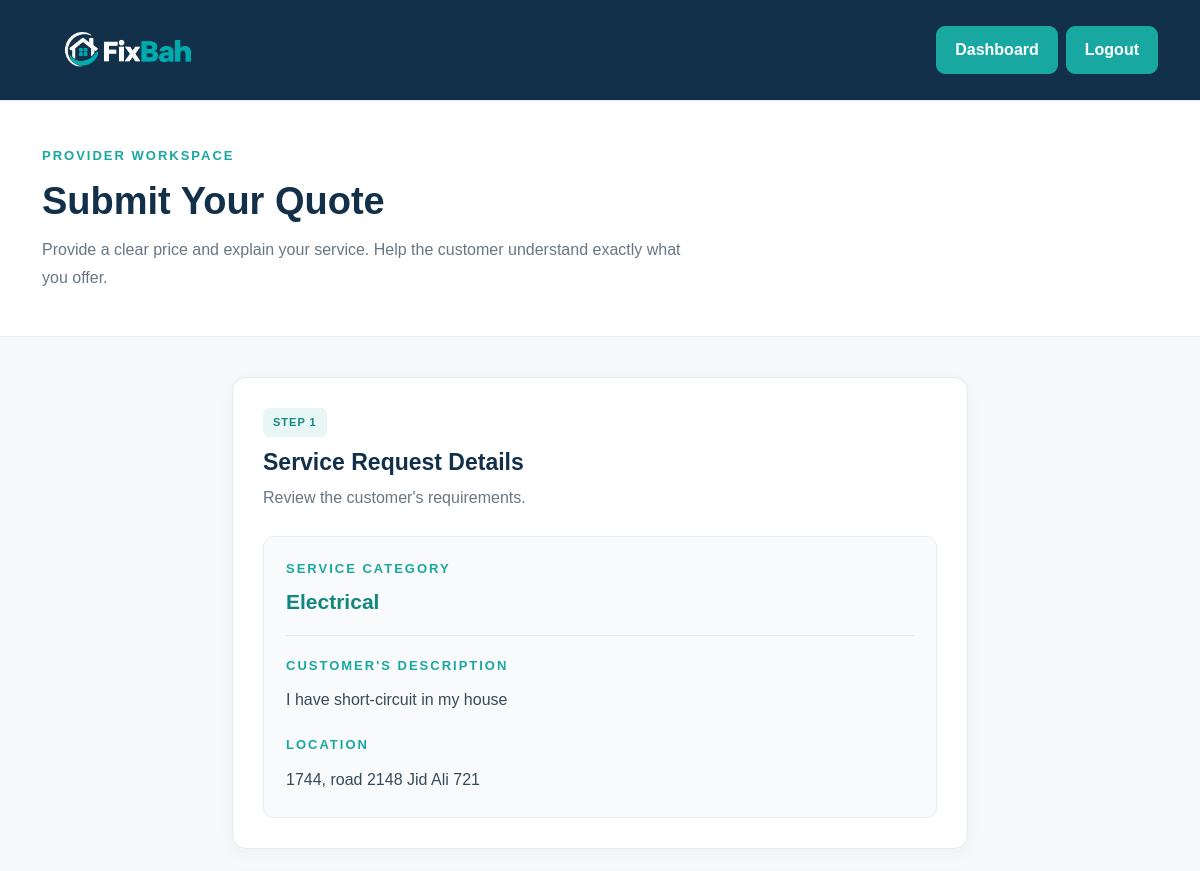
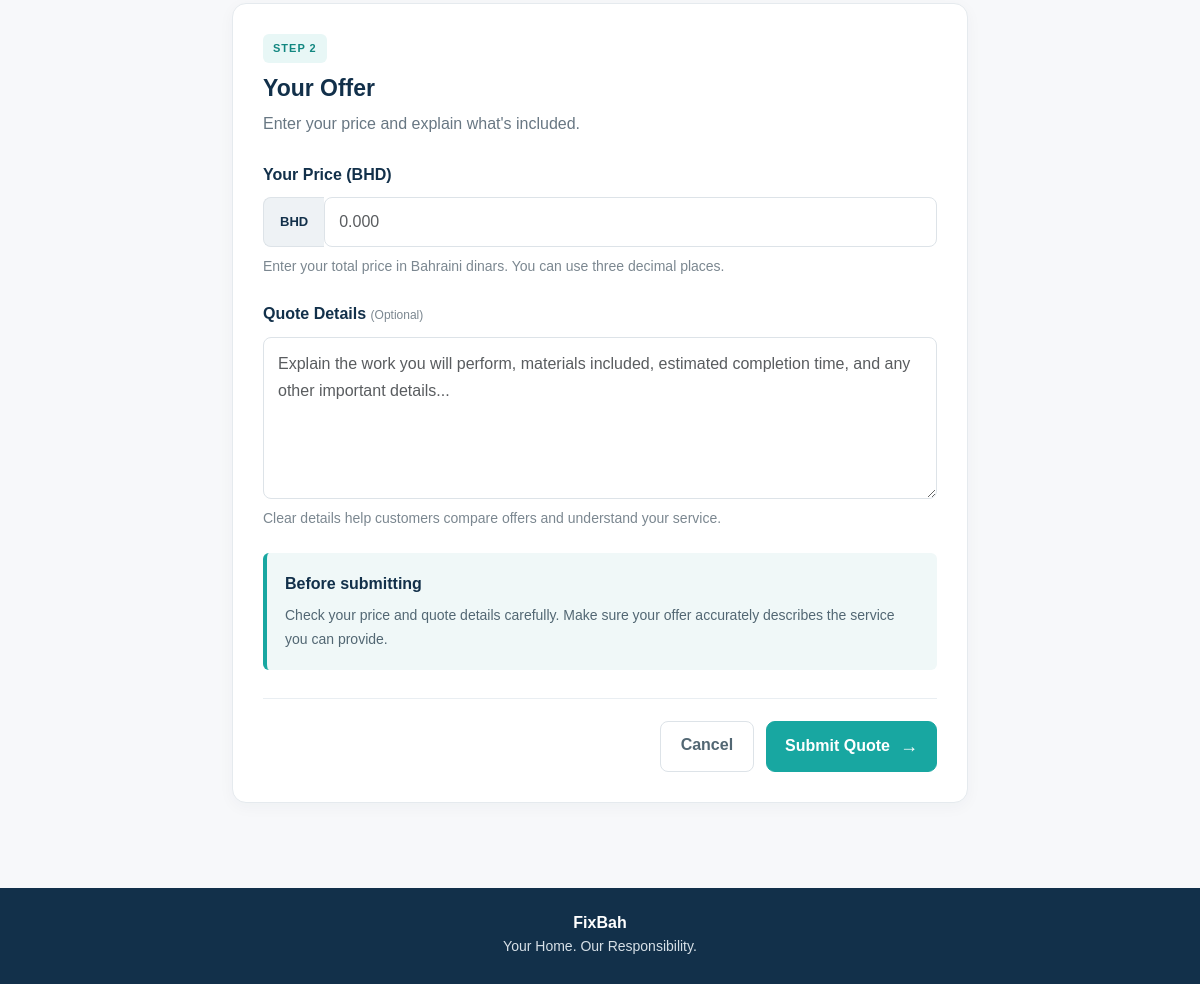
The app's page /submit-quote/11 (signed in) with its own data (2 pictures, top to bottom).
### tables this page shows
CREATE TABLE categories (
    id INTEGER PRIMARY KEY AUTOINCREMENT,
    name TEXT UNIQUE NOT NULL,
    description TEXT
);

CREATE TABLE service_requests (
    id INTEGER PRIMARY KEY AUTOINCREMENT,
    customer_id INTEGER NOT NULL,
    category_id INTEGER NOT NULL,
    description TEXT NOT NULL,
    location TEXT NOT NULL,
    status TEXT NOT NULL DEFAULT 'open',
    created_at DATETIME DEFAULT CURRENT_TIMESTAMP, customer_phone TEXT,
    FOREIGN KEY (customer_id) REFERENCES users(id),
    FOREIGN KEY (category_id) REFERENCES categories(id)
);

### app.py (the view, shortened to what this page needs)
@app.route("/submit-quote/<int:request_id>", methods=["GET", "POST"])
def submit_quote(request_id):
    if "user_id" not in session:
        return redirect(url_for("login"))
    if session.get("role") != "provider":
        return redirect(url_for("dashboard"))
    db = get_db_connection()
    try:
        provider = db.execute(
            "SELECT id FROM providers WHERE user_id = ?",
            (session["user_id"],)
        ).fetchone()
        if not provider:
            return redirect(url_for("provider_profile"))
        service_request = db.execute("""
            SELECT
                service_requests.id,
                categories.name AS category_name,
                service_requests.description,
                service_requests.location,
                service_requests.status
            FROM service_requests
            JOIN categories
                ON service_requests.category_id = categories.id
            WHERE service_requests.id = ?
        """, (request_id,)).fetchone()
        if not service_request:
            return "Service request not found.", 404
        if service_request["status"] != "pending":
            return "This service request is no longer available.", 400
        return render_template(
            "submit_quote.html",
            service_request=service_request,
            error=None
        )
    finally:
        db.close()

### database.py (called while the page is built)
def get_db_connection():
    db = sqlite3.connect(DATABASE)
    db.row_factory = sqlite3.Row
    db.execute("PRAGMA foreign_keys = ON")
    return db

### templates/submit_quote.html (shortened to what this page needs)
<!DOCTYPE html>
<html lang="en">
<head>
    <link
        href="https://cdn.jsdelivr.net/npm/bootstrap@5.3.3/dist/css/bootstrap.min.css"
        rel="stylesheet"
    >
    <link
        href="{{ url_for('static', filename='css/style.css') }}"
        rel="stylesheet"
    >
</head>
<body class="quote-page">
    <nav class="navbar navbar-dark dashboard-navbar">
        <div class="container">
            <a class="navbar-brand d-flex align-items-center" href="{{ url_for('home') }}">
                <img
                    src="{{ url_for('static', filename='images/fixbah-logo.png') }}"
                    alt="FixBah logo"
                    class="fixbah-logo"
                >
            </a>
            <div class="d-flex gap-2">
                <a
                    href="{{ url_for('provider_dashboard') }}"
                    class="btn btn-primary-brand"
                >
                    Dashboard
                </a>
                <a
                    href="{{ url_for('logout') }}"
                    class="btn btn-primary-brand"
                >
                    Logout
                </a>
            </div>
        </div>
    </nav>
    <header class="quote-header">
        <div class="container">
            <p class="dashboard-label">PROVIDER WORKSPACE</p>
            <h1>Submit Your Quote</h1>
            <p>
                Provide a clear price and explain your service.
                Help the customer understand exactly what you offer.
            </p>
        </div>
    </header>
    <main class="container quote-content">
        <div class="row justify-content-center">
            <div class="col-lg-9 col-xl-8">
                <section class="quote-section">
                    <div class="quote-section-heading">
                        <div>
                            <span class="quote-step">STEP 1</span>
                            <h2>Service Request Details</h2>
                            <p>Review the customer's requirements.</p>
                        </div>
                    </div>
                    <div class="request-summary">
                        <div class="request-service">
                            <span class="request-label">SERVICE CATEGORY</span>
                            <h3>
                                {{ service_request.category_name }}
                            </h3>
                        </div>
                        <div class="request-detail">
                            <span class="request-label">
                                CUSTOMER'S DESCRIPTION
                            </span>
                            <p>{{ service_request.description }}</p>
                        </div>
                        <div class="request-detail">
                            <span class="request-label">LOCATION</span>
                            <p>{{ service_request.location }}</p>
                        </div>
                    </div>
                </section>
                <section class="quote-section quote-form-section">
                    <div class="quote-section-heading">
                        <div>
                            <span class="quote-step">STEP 2</span>
                            <h2>Your Offer</h2>
                            <p>Enter your price and explain what's included.</p>
                        </div>
                    </div>
                    <form method="POST">
                        <div class="mb-4">
                            <label for="price" class="form-label">
                                Your Price (BHD)
                            </label>
                            <div class="price-input-wrapper">
                                <span class="price-currency">BHD</span>
                                <input
                                    type="number"
                                    class="form-control price-input"
                                    id="price"
                                    name="price"
                                    min="0.001"
                                    step="0.001"
                                    placeholder="0.000"
                                    required
                                >
                            </div>
                            <div class="form-text">
                                Enter your total price in Bahraini dinars.
                                You can use three decimal places.
                            </div>
                        </div>
                        <div class="mb-4">
                            <label for="description" class="form-label">
                                Quote Details
                                <span class="optional-label">(Optional)</span>
                            </label>
                            <textarea
                                class="form-control quote-textarea"
                                id="description"
                                name="description"
                                rows="5"
                                maxlength="1000"
                                placeholder="Explain the work you will perform, materials included, estimated completion time, and any other important details..."
                            ></textarea>
                            <div class="form-text">
                                Clear details help customers compare offers
                                and understand your service.
                            </div>
                        </div>
                        <div class="quote-notice">
                            <strong>Before submitting</strong>
                            <p>
                                Check your price and quote details carefully.
                                Make sure your offer accurately describes
                                the service you can provide.
                            </p>
                        </div>
                        <div class="quote-form-actions">
                            <a
                                href="{{ url_for('provider_requests') }}"
                                class="btn btn-quote-cancel"
                            >
                                Cancel
                            </a>
                            <button
                                type="submit"
                                class="btn btn-primary-brand"
                            >
                                Submit Quote
                                <span aria-hidden="true">&rarr;</span>
                            </button>
                        </div>
                    </form>
                </section>
            </div>
        </div>
    </main>
    <footer class="dashboard-footer">
        <div class="container text-center">
            <strong>FixBah</strong>
            <p>Your Home. Our Responsibility.</p>
        </div>
    </footer>
</body>
</html>

### records on screen
categories: category_name "Electrical"
service_requests: description "I have short-circuit in my house", location "1744, road 2148 Jid Ali 721"
